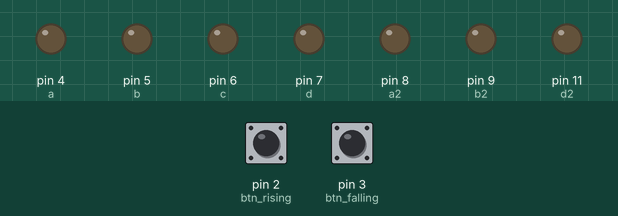
Simulated run of this sketch. Board: Arduino Uno, built with avr-gcc and run on an emulated ATmega328P. Parts: output pins drawn as LEDs (lit = HIGH). The inputs (shaded band) are chosen by the test bench; at power-on: pin 2 (btn_rising) LOW, pin 3 (btn_falling) HIGH. Pins used as bus, display or sensor lines are not drawn.

Above: at 1.2 s.
1.3 s: pin 2 (btn_rising) pulled HIGH for 0.15 s
At 1.7 s:
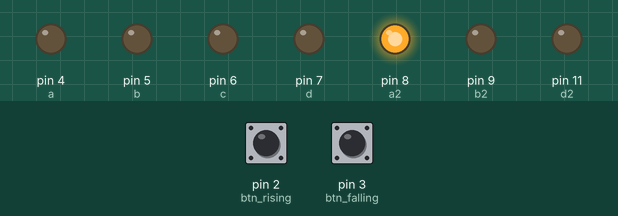
2.9 s: pin 2 (btn_rising) pulled HIGH for 1 s
At 4.1 s:
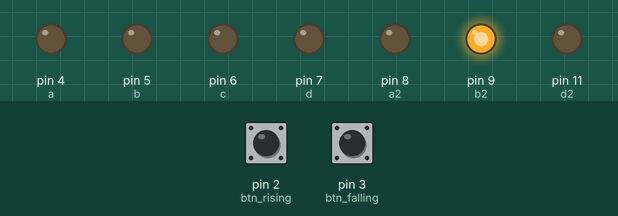
5.4 s: pin 2 (btn_rising) pulled HIGH for 0.15 s
At 6.0 s:
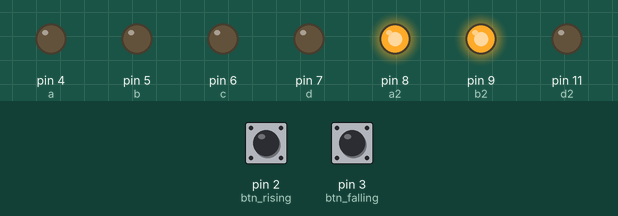
7.0 s: pin 2 (btn_rising) pulled HIGH for 3.2 s
At 8.4 s:
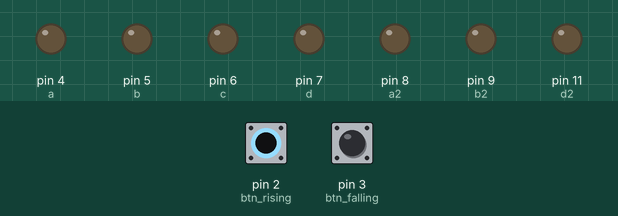
11.7 s: pin 3 (btn_falling) pulled LOW for 0.15 s
At 12.0 s:
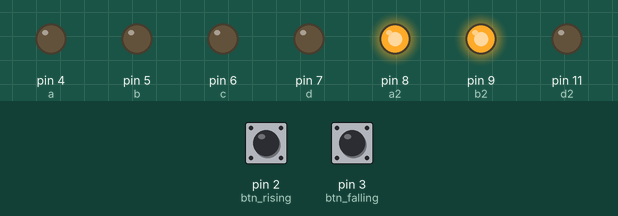
13.3 s: pin 2 (btn_rising) pulsed HIGH 5 times (0.12 s each, 0.3 s apart)
At 15.3 s:
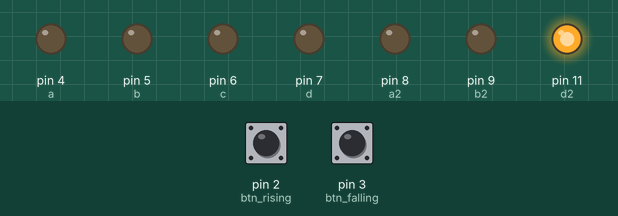
Timing chart, 0 to 16.8 s (numbered marks = the images above; inputs shaded):
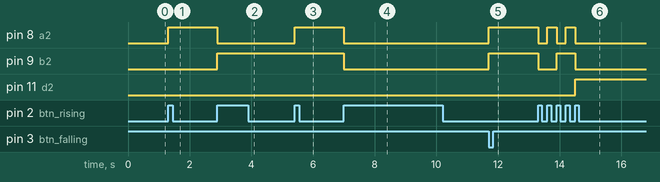

Measured:
- after the input at 1.3 s, pin 8 (a2): LOW → HIGH at once
- after the input at 2.9 s, pin 8 (a2): HIGH → LOW at once; pin 9 (b2): LOW → HIGH at once
- after the input at 5.4 s, pin 8 (a2): LOW → HIGH at once
- after the input at 7.0 s, pin 8 (a2), pin 9 (b2): HIGH → LOW at once
- after the input at 11.7 s, pin 8 (a2), pin 9 (b2): LOW → HIGH at once
- after the input at 13.3 s, pin 8 (a2): alternates HIGH for 0.30 s and LOW for 0.30 s, 5 changes in all, then stays LOW, starting at once; pin 9 (b2): HIGH → LOW at once, → HIGH 0.60 s later, → LOW 0.60 s later; pin 11 (d2): LOW → HIGH after 1.2 s

The sketch:

IRS_exterrna.ino
```cpp
/*
 * Fundacion Kinal
 * Centro educativo tecnico laboral Kinal
 * Electronica
 * Grado: Quinto
 * Sección: A
 * Curso: Taller de electronica digital y reparación de computadoras I
 * Nombre: Josue David Antonio Laroj Gallina
 * Carnet: 2022331
 * Proyecto: Contador - Bimestre III
*/


#define btn_rising  2
#define btn_falling 3
#define a 4
#define b 5
#define c 6
#define d 7
#define a2 8
#define b2 9
#define c2 10
#define d2 11
void funcion_A(void);
void funcion_B(void);
int contadorUnidades = 0;
int contadorDecenas = 0;

void setup()
{
  Serial.begin(19200);
  pinMode(btn_rising, INPUT);
  pinMode(btn_falling, INPUT);
  attachInterrupt(digitalPinToInterrupt(btn_rising),funcion_A,RISING);
  attachInterrupt(digitalPinToInterrupt(btn_falling),funcion_B,FALLING);
  pinMode(a, OUTPUT);
  pinMode(b, OUTPUT);
  pinMode(c, OUTPUT);
  pinMode(d, OUTPUT);
  pinMode(a2, OUTPUT);
  pinMode(b2, OUTPUT);
  pinMode(c2, OUTPUT);
  pinMode(d2, OUTPUT);
}

void loop()
{
switch(contadorUnidades)
{
case 0:
   digitalWrite(a2, LOW);
   digitalWrite(b2, LOW);
   digitalWrite(c2, LOW);
   digitalWrite(d2, LOW);
break;
case 1:
   digitalWrite(a2, HIGH);
   digitalWrite(b2, LOW);
   digitalWrite(c2, LOW);
   digitalWrite(d2, LOW);
break;
case 2:
   digitalWrite(a2, LOW);
   digitalWrite(b2, HIGH);
   digitalWrite(c2, LOW);
   digitalWrite(d2, LOW);
break;
case 3:
   digitalWrite(a2, HIGH);
   digitalWrite(b2, HIGH);
   digitalWrite(c2, LOW);
   digitalWrite(d2, LOW);
break;
case 4:
   digitalWrite(a2, LOW);
   digitalWrite(b2, LOW);
   digitalWrite(c2, HIGH);
   digitalWrite(d2, LOW);
break;
case 5:
   digitalWrite(a2, HIGH);
   digitalWrite(b2, LOW);
   digitalWrite(c2, HIGH);
   digitalWrite(d2, LOW);
break;
case 6:
   digitalWrite(a2, LOW);
   digitalWrite(b2, HIGH);
   digitalWrite(c2, HIGH);
   digitalWrite(d2, LOW);
break;
case 7:
   digitalWrite(a2, HIGH);
   digitalWrite(b2, HIGH);
   digitalWrite(c2, HIGH);
   digitalWrite(d2, LOW);
break;
case 8:
   digitalWrite(a2, LOW);
   digitalWrite(b2, LOW);
   digitalWrite(c2, LOW);
   digitalWrite(d2, HIGH);
break;
case 9:
   digitalWrite(a2, HIGH);
   digitalWrite(b2, LOW);
   digitalWrite(c2, LOW);
   digitalWrite(d2, HIGH);
break;
case 10:
   digitalWrite(a2, HIGH);
   digitalWrite(b2, LOW);
   digitalWrite(c2, LOW);
   digitalWrite(d2, HIGH);
break;
}
switch(contadorDecenas)
{
case 0:
   digitalWrite(a, LOW);
   digitalWrite(b, LOW);
   digitalWrite(c, LOW);
   digitalWrite(d, LOW);
break;
case 1:
   digitalWrite(a, LOW);
   digitalWrite(b, LOW);
   digitalWrite(c, LOW);
   digitalWrite(d, HIGH);
break;
case 2:
   digitalWrite(a, LOW);
   digitalWrite(b, LOW);
   digitalWrite(c, HIGH);
   digitalWrite(d, LOW);
break;
case 3:
   digitalWrite(a, LOW);
   digitalWrite(b, LOW);
   digitalWrite(c, HIGH);
   digitalWrite(d, HIGH);
break;
case 4:
   digitalWrite(a, LOW);
   digitalWrite(b, HIGH);
   digitalWrite(c, LOW);
   digitalWrite(d, LOW);
break;
case 5:
   digitalWrite(a, LOW);
   digitalWrite(b, HIGH);
   digitalWrite(c, LOW);
   digitalWrite(d, HIGH);
break;
}
}
void funcion_A(void)
{
  contadorUnidades = contadorUnidades +1;

  if(contadorUnidades == 10)
  {
   contadorUnidades = 0;
   contadorDecenas = contadorDecenas +1;
  }
}
void funcion_B(void)
{
     contadorUnidades = contadorUnidades - 1;
    if (contadorUnidades < 0)
        {contadorUnidades = 10;
        contadorDecenas = contadorDecenas - 1;
        }
        if (contadorDecenas < 0)
           { contadorDecenas = 5;
             contadorUnidades = 0;
           }}
```
